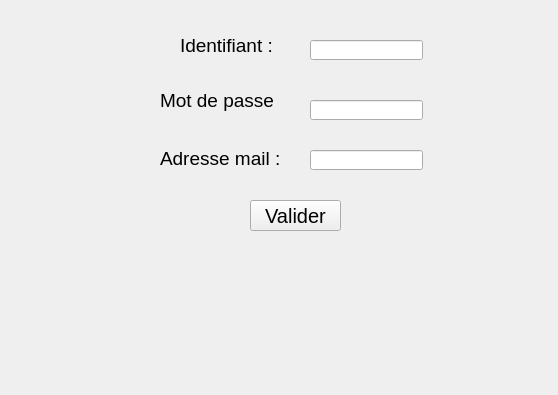
<?xml version="1.0" encoding="UTF-8"?>
<ui version="4.0">
 <class>Form</class>
 <widget class="QWidget" name="Form">
  <property name="geometry">
   <rect>
    <x>0</x>
    <y>0</y>
    <width>558</width>
    <height>395</height>
   </rect>
  </property>
  <property name="font">
   <font>
    <pointsize>10</pointsize>
   </font>
  </property>
  <property name="windowTitle">
   <string>Form</string>
  </property>
  <widget class="QLabel" name="label_ID">
   <property name="geometry">
    <rect>
     <x>180</x>
     <y>20</y>
     <width>101</width>
     <height>51</height>
    </rect>
   </property>
   <property name="font">
    <font>
     <pointsize>14</pointsize>
    </font>
   </property>
   <property name="text">
    <string>Identifiant :</string>
   </property>
  </widget>
  <widget class="QLineEdit" name="lineEdit_identifiant">
   <property name="geometry">
    <rect>
     <x>310</x>
     <y>40</y>
     <width>113</width>
     <height>20</height>
    </rect>
   </property>
   <property name="font">
    <font>
     <pointsize>10</pointsize>
    </font>
   </property>
  </widget>
  <widget class="QLabel" name="label_MotdePasse">
   <property name="geometry">
    <rect>
     <x>160</x>
     <y>90</y>
     <width>121</width>
     <height>21</height>
    </rect>
   </property>
   <property name="font">
    <font>
     <pointsize>14</pointsize>
    </font>
   </property>
   <property name="text">
    <string>Mot de passe :</string>
   </property>
  </widget>
  <widget class="QLineEdit" name="lineEdit_motDePasse">
   <property name="geometry">
    <rect>
     <x>310</x>
     <y>100</y>
     <width>113</width>
     <height>20</height>
    </rect>
   </property>
   <property name="font">
    <font>
     <pointsize>10</pointsize>
    </font>
   </property>
   <property name="echoMode">
    <enum>QLineEdit::Password</enum>
   </property>
  </widget>
  <widget class="QLabel" name="label_email">
   <property name="geometry">
    <rect>
     <x>160</x>
     <y>150</y>
     <width>131</width>
     <height>16</height>
    </rect>
   </property>
   <property name="font">
    <font>
     <pointsize>14</pointsize>
    </font>
   </property>
   <property name="text">
    <string>Adresse mail :</string>
   </property>
  </widget>
  <widget class="QLineEdit" name="lineEdit_email">
   <property name="geometry">
    <rect>
     <x>310</x>
     <y>150</y>
     <width>113</width>
     <height>20</height>
    </rect>
   </property>
   <property name="font">
    <font>
     <pointsize>10</pointsize>
    </font>
   </property>
  </widget>
  <widget class="QPushButton" name="bouton_valider">
   <property name="geometry">
    <rect>
     <x>250</x>
     <y>200</y>
     <width>91</width>
     <height>31</height>
    </rect>
   </property>
   <property name="font">
    <font>
     <pointsize>15</pointsize>
    </font>
   </property>
   <property name="text">
    <string>Valider</string>
   </property>
  </widget>
  <widget class="QLabel" name="label_message">
   <property name="geometry">
    <rect>
     <x>30</x>
     <y>250</y>
     <width>511</width>
     <height>111</height>
    </rect>
   </property>
   <property name="font">
    <font>
     <pointsize>14</pointsize>
    </font>
   </property>
   <property name="text">
    <string/>
   </property>
   <property name="alignment">
    <set>Qt::AlignCenter</set>
   </property>
   <property name="wordWrap">
    <bool>true</bool>
   </property>
  </widget>
 </widget>
 <resources/>
 <connections/>
</ui>
